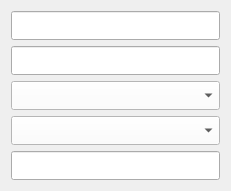
       <widget class="QWidget" name="layoutWidget">
        <property name="geometry">
         <rect>
          <x>120</x>
          <y>10</y>
          <width>231</width>
          <height>191</height>
         </rect>
        </property>
        <layout class="QVBoxLayout" name="verticalLayout_16">
         <item>
          <widget class="QLineEdit" name="txtCustName">
           <property name="maximumSize">
            <size>
             <width>220</width>
             <height>40</height>
            </size>
           </property>
          </widget>
         </item>
         <item>
          <widget class="QLineEdit" name="txtAddress">
           <property name="maximumSize">
            <size>
             <width>220</width>
             <height>40</height>
            </size>
           </property>
          </widget>
         </item>
         <item>
          <widget class="QComboBox" name="txtState">
           <property name="maximumSize">
            <size>
             <width>220</width>
             <height>30</height>
            </size>
           </property>
           <property name="styleSheet">
            <string notr="true">background-color: rgb(255, 255, 255);
selection-color: rgb(0, 0, 0);
selection-background-color: rgb(247, 242, 255);</string>
           </property>
          </widget>
         </item>
         <item>
          <widget class="QComboBox" name="txtCity">
           <property name="maximumSize">
            <size>
             <width>220</width>
             <height>30</height>
            </size>
           </property>
           <property name="styleSheet">
            <string notr="true">background-color: rgb(255, 255, 255);
selection-color: rgb(0, 0, 0);
selection-background-color: rgb(247, 242, 255);</string>
           </property>
          </widget>
         </item>
         <item>
          <widget class="QLineEdit" name="txtPostalCode">
           <property name="maximumSize">
            <size>
             <width>220</width>
             <height>40</height>
            </size>
           </property>
          </widget>
         </item>
        </layout>
       </widget>
